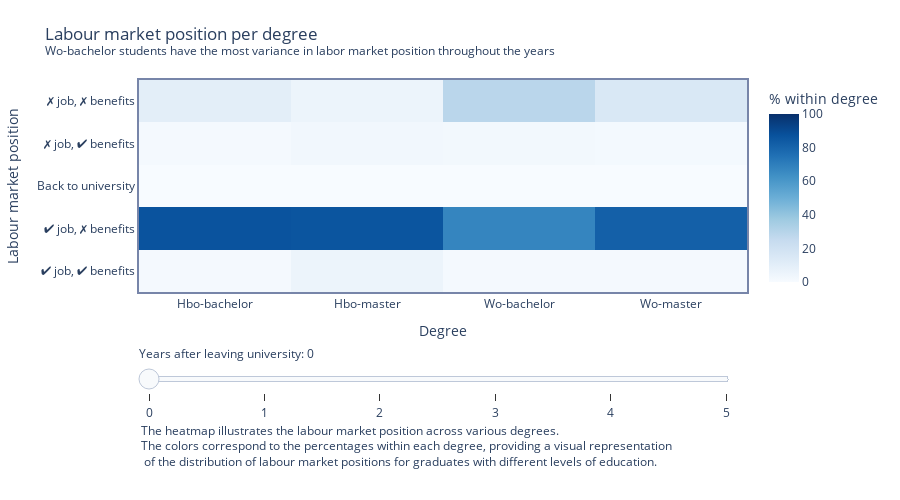

Notebook cell for this chart:
### Markdown cell above
## Labour market position per degree

### Code cell
%run ../notebooks/heatmapstudies.ipynb

### Figure 1 — Plotly figure (JSON) as saved in the notebook; plotly's stock layout.template omitted (floating-point values rounded to 4 significant figures)
{"data": [{"colorbar": {"tickformat": "%d%", "title": {"text": "% within degree"}}, "colorscale": [[0, "rgb(247,251,255)"], [0.125, "rgb(222,235,247)"], [0.25, "rgb(198,219,239)"], [0.375, "rgb(158,202,225)"], [0.5, "rgb(107,174,214)"], [0.625, "rgb(66,146,198)"], [0.75, "rgb(33,113,181)"], [0.875, "rgb(8,81,156)"], [1, "rgb(8,48,107)"]], "hoverinfo": "text+x", "hoverongaps": false, "text": [["2%", "6%", "1%", "1%"], ["87%", "86%", "67%", "82%"], ["0%", "0%", "0%", "0%"], ["1%", "3%", "2%", "2%"], ["10%", "6%", "29%", "15%"]], "type": "heatmap", "visible": true, "x": ["Hbo-bachelor", "Hbo-master", "Wo-bachelor", "Wo-master"], "y": ["Met werk, met uitkering", "Met werk, zonder uitkering", "Terug in onderwijs", "Zonder werk, met uitkering", "Zonder werk, zonder uitkering"], "z": [[1.704, 5.556, 1.296, 1.472], [86.69, 86.11, 67.49, 81.62], [0, 0, 0, 0], [1.376, 2.778, 2.376, 1.766], [10.23, 5.556, 28.83, 15.14]], "zmax": 100, "zmin": 0}, {"colorbar": {"tickformat": "%d%", "title": {"text": "% within degree"}}, "colorscale": [[0, "rgb(247,251,255)"], [0.125, "rgb(222,235,247)"], [0.25, "rgb(198,219,239)"], [0.375, "rgb(158,202,225)"], [0.5, "rgb(107,174,214)"], [0.625, "rgb(66,146,198)"], [0.75, "rgb(33,113,181)"], [0.875, "rgb(8,81,156)"], [1, "rgb(8,48,107)"]], "hoverinfo": "text+x", "hoverongaps": false, "text": [["2%", "3%", "1%", "1%"], ["87%", "89%", "40%", "90%"], ["5%", "0%", "45%", "1%"], ["1%", "0%", "2%", "1%"], ["4%", "3%", "10%", "4%"]], "type": "heatmap", "visible": false, "x": ["Hbo-bachelor", "Hbo-master", "Wo-bachelor", "Wo-master"], "y": ["Met werk, met uitkering", "Met werk, zonder uitkering", "Terug in onderwijs", "Zonder werk, met uitkering", "Zonder werk, zonder uitkering"], "z": [[1.988, 2.778, 1.08, 1.472], [86.63, 88.89, 39.85, 90.33], [4.632, 0, 45.46, 0.9251], [1.442, 0, 1.944, 1.43], [4.348, 2.778, 9.611, 4.415]], "zmax": 100, "zmin": 0}, {"colorbar": {"tickformat": "%d%", "title": {"text": "% within degree"}}, "colorscale": [[0, "rgb(247,251,255)"], [0.125, "rgb(222,235,247)"], [0.25, "rgb(198,219,239)"], [0.375, "rgb(158,202,225)"], [0.5, "rgb(107,174,214)"], [0.625, "rgb(66,146,198)"], [0.75, "rgb(33,113,181)"], [0.875, "rgb(8,81,156)"], [1, "rgb(8,48,107)"]], "hoverinfo": "text+x", "hoverongaps": false, "text": [["1%", "3%", "1%", "1%"], ["86%", "89%", "37%", "91%"], ["7%", "3%", "52%", "1%"], ["2%", "0%", "2%", "2%"], ["3%", "3%", "6%", "3%"]], "type": "heatmap", "visible": false, "x": ["Hbo-bachelor", "Hbo-master", "Wo-bachelor", "Wo-master"], "y": ["Met werk, met uitkering", "Met werk, zonder uitkering", "Terug in onderwijs", "Zonder werk, met uitkering", "Zonder werk, zonder uitkering"], "z": [[1.464, 2.778, 0.6479, 1.135], [85.84, 88.89, 37.47, 90.58], [6.795, 2.778, 51.94, 1.346], [1.529, 0, 1.836, 1.514], [3.037, 2.778, 6.371, 2.986]], "zmax": 100, "zmin": 0}, {"colorbar": {"tickformat": "%d%", "title": {"text": "% within degree"}}, "colorscale": [[0, "rgb(247,251,255)"], [0.125, "rgb(222,235,247)"], [0.25, "rgb(198,219,239)"], [0.375, "rgb(158,202,225)"], [0.5, "rgb(107,174,214)"], [0.625, "rgb(66,146,198)"], [0.75, "rgb(33,113,181)"], [0.875, "rgb(8,81,156)"], [1, "rgb(8,48,107)"]], "hoverinfo": "text+x", "hoverongaps": false, "text": [["1%", "6%", "0%", "1%"], ["85%", "83%", "37%", "90%"], ["8%", "3%", "53%", "2%"], ["2%", "0%", "2%", "1%"], ["2%", "3%", "4%", "3%"]], "type": "heatmap", "visible": false, "x": ["Hbo-bachelor", "Hbo-master", "Wo-bachelor", "Wo-master"], "y": ["Met werk, met uitkering", "Met werk, zonder uitkering", "Terug in onderwijs", "Zonder werk, met uitkering", "Zonder werk, zonder uitkering"], "z": [[1.355, 5.556, 0.432, 1.093], [84.92, 83.33, 37.37, 90.29], [8.368, 2.778, 53.46, 1.556], [1.529, 0, 1.62, 1.472], [2.447, 2.778, 4.104, 2.691]], "zmax": 100, "zmin": 0}, {"colorbar": {"tickformat": "%d%", "title": {"text": "% within degree"}}, "colorscale": [[0, "rgb(247,251,255)"], [0.125, "rgb(222,235,247)"], [0.25, "rgb(198,219,239)"], [0.375, "rgb(158,202,225)"], [0.5, "rgb(107,174,214)"], [0.625, "rgb(66,146,198)"], [0.75, "rgb(33,113,181)"], [0.875, "rgb(8,81,156)"], [1, "rgb(8,48,107)"]], "hoverinfo": "text+x", "hoverongaps": false, "text": [["6%", "19%", "3%", "4%"], ["79%", "67%", "35%", "87%"], ["9%", "3%", "54%", "2%"], ["2%", "0%", "2%", "2%"], ["2%", "0%", "3%", "2%"]], "type": "heatmap", "visible": false, "x": ["Hbo-bachelor", "Hbo-master", "Wo-bachelor", "Wo-master"], "y": ["Met werk, met uitkering", "Met werk, zonder uitkering", "Terug in onderwijs", "Zonder werk, met uitkering", "Zonder werk, zonder uitkering"], "z": [[6.139, 19.44, 3.456, 3.869], [79.31, 66.67, 34.56, 87.05], [9.373, 2.778, 54.32, 1.892], [2.141, 0, 2.052, 1.976], [1.639, 0, 3.24, 2.229]], "zmax": 100, "zmin": 0}, {"colorbar": {"tickformat": "%d%", "title": {"text": "% within degree"}}, "colorscale": [[0, "rgb(247,251,255)"], [0.125, "rgb(222,235,247)"], [0.25, "rgb(198,219,239)"], [0.375, "rgb(158,202,225)"], [0.5, "rgb(107,174,214)"], [0.625, "rgb(66,146,198)"], [0.75, "rgb(33,113,181)"], [0.875, "rgb(8,81,156)"], [1, "rgb(8,48,107)"]], "hoverinfo": "text+x", "hoverongaps": false, "text": [["3%", "11%", "2%", "2%"], ["82%", "75%", "36%", "89%"], ["10%", "3%", "56%", "2%"], ["2%", "0%", "2%", "2%"], ["2%", "0%", "3%", "2%"]], "type": "heatmap", "visible": false, "x": ["Hbo-bachelor", "Hbo-master", "Wo-bachelor", "Wo-master"], "y": ["Met werk, met uitkering", "Met werk, zonder uitkering", "Terug in onderwijs", "Zonder werk, met uitkering", "Zonder werk, zonder uitkering"], "z": [[3.015, 11.11, 2.052, 2.061], [81.95, 75, 35.75, 88.6], [10.27, 2.778, 55.62, 2.187], [1.573, 0, 1.62, 1.598], [1.704, 0, 2.916, 2.229]], "zmax": 100, "zmin": 0}], "layout": {"annotations": [{"align": "left", "font": {"size": 12}, "showarrow": false, "text": " <br>The heatmap illustrates the labour market position across various degrees.<br>The colors correspond to the percentages within each degree, providing a visual representation<br> of the distribution of labour market positions for graduates with different levels of education.", "x": 0, "xanchor": "left", "xref": "paper", "y": -0.85, "yanchor": "bottom", "yref": "paper"}], "height": 500, "margin": {"b": 80, "l": 20, "r": 20, "t": 80}, "sliders": [{"active": 0, "currentvalue": {"prefix": "Years after leaving university: "}, "pad": {"b": 70, "r": 10, "t": 50}, "steps": [{"args": ["visible", [true, false, false, false, false, false]], "label": "0", "method": "restyle"}, {"args": ["visible", [false, true, false, false, false, false]], "label": "1", "method": "restyle"}, {"args": ["visible", [false, false, true, false, false, false]], "label": "2", "method": "restyle"}, {"args": ["visible", [false, false, false, true, false, false]], "label": "3", "method": "restyle"}, {"args": ["visible", [false, false, false, false, true, false]], "label": "4", "method": "restyle"}, {"args": ["visible", [false, false, false, false, false, true]], "label": "5", "method": "restyle"}]}], "title": {"text": "Labour market position per degree<br><sup>Wo-bachelor students have the most variance in labor market position throughout the years</sup>"}, "xaxis": {"linecolor": "#7785A9", "linewidth": 2, "mirror": true, "showline": true, "title": {"text": "Degree"}}, "yaxis": {"linecolor": "#7785A9", "linewidth": 2, "mirror": true, "showline": true, "ticktext": ["✔ job, ✔ benefits", "✔ job, ✗ benefits", "Back to university", "✗ job, ✔ benefits", "✗ job, ✗ benefits"], "tickvals": ["Met werk, met uitkering", "Met werk, zonder uitkering", "Terug in onderwijs", "Zonder werk, met uitkering", "Zonder werk, zonder uitkering"], "title": {"text": "Labour market position"}}}}
